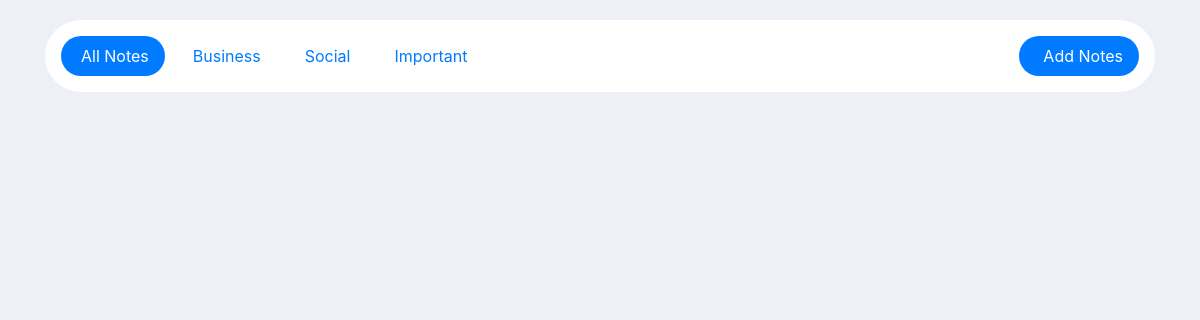
The app's page /, older data.
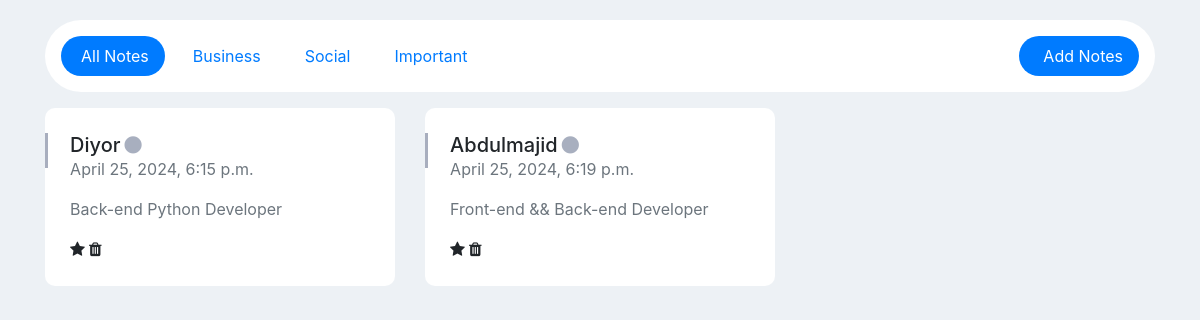
The same page, newer data.
### apps/models.py (models this page shows, shortened)
class Post(models.Model):
    title = models.CharField(max_length=255)
    time = models.DateTimeField(auto_now_add=True)
    description = models.TextField()

### apps/views.py (the view)
# urls.py: path('', new, name='new')
def new(request):
    posts = {}
    posts["posts"] = Post.objects.all()
    return render(request, 'new.html', posts)

### templates/new.html (shortened to what this page needs)
<!DOCTYPE html>
<html lang="en">
<head>
    <link href="https://cdn.jsdelivr.net/npm/bootstrap@4.4.1/dist/css/bootstrap.min.css" rel="stylesheet">
</head>
<body>
<link href="https://maxcdn.bootstrapcdn.com/font-awesome/4.3.0/css/font-awesome.min.css" rel="stylesheet">
<div class="page-content container note-has-grid">
    <ul class="nav nav-pills p-3 bg-white mb-3 rounded-pill align-items-center">
        <li class="nav-item">
            <a href="javascript:void(0)"
               class="nav-link rounded-pill note-link d-flex align-items-center px-2 px-md-3 mr-0 mr-md-2 active"
               id="all-category">
                <span class="d-none d-md-block">All Notes</span>
            </a>
        </li>
        <li class="nav-item">
            <a href="javascript:void(0)"
               class="nav-link rounded-pill note-link d-flex align-items-center px-2 px-md-3 mr-0 mr-md-2"
               id="note-business"> <span
                    class="d-none d-md-block">Business</span></a>
        </li>
        <li class="nav-item">
            <a href="javascript:void(0)"
               class="nav-link rounded-pill note-link d-flex align-items-center px-2 px-md-3 mr-0 mr-md-2"
               id="note-social"> <span class="d-none d-md-block">Social</span></a>
        </li>
        <li class="nav-item">
            <a href="javascript:void(0)"
               class="nav-link rounded-pill note-link d-flex align-items-center px-2 px-md-3 mr-0 mr-md-2"
               id="note-important"> <span class="d-none d-md-block">Important</span></a>
        </li>
        <li class="nav-item ml-auto">
            <a href="javascript:void(0)" class="nav-link btn-primary rounded-pill d-flex align-items-center px-3"
               id="add-notes"> <span class="d-none d-md-block font-14">Add Notes</span></a>
        </li>
    </ul>
    <div class="tab-content bg-transparent">
        <div id="note-full-container" class="note-has-grid row">
            {% for post in posts %}
            <div class="col-md-4 single-note-item all-category" style>
                <div class="card card-body">
                    <span class="side-stick"></span>
                    <h5 class="note-title text-truncate w-75 mb-0" data-noteheading="Book a Ticket for Movie"> {{ post.title }}<i class="point fa fa-circle ml-1 font-10"></i></h5>
                    <p class="note-date font-12 text-muted">{{ post.time }}</p>
                    <div class="note-content">
                        <p class="note-inner-content text-muted"
                           data-notecontent="Blandit tempus porttitor aasfs. Integer posuere erat a ante venenatis.">
                            {{ post.description }}</p>
                    </div>
                    <div class="d-flex align-items-center">
                        <span class="mr-1"><i class="fa fa-star favourite-note"></i></span>
                        <span class="mr-1"><i class="fa fa-trash remove-note"></i></span>
                    </div>
                </div>
            </div>
            {% endfor %}
        </div>
    </div>
</div>
</body>
</html>

Row changes from the older to the newer data that the page shows:
added Post: title "Diyor", time "April 25, 2024, 6:15 p.m.", description "Back-end Python Developer"
added Post: title "Abdulmajid", time "April 25, 2024, 6:19 p.m.", description "Front-end && Back-end Developer"
